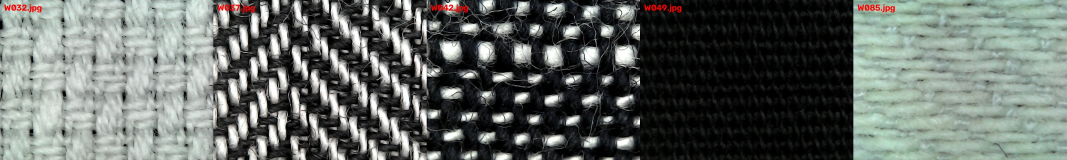
#> input picture shibie/tmp/representative_twill_inputs.jpg, 3200 x 480 px (shown at 1/3 size)
$ python -i synthetic_photo_guided_flat_8k.py   (imports and definitions only)
#> lines starting #> are read from the running program, lines starting #| are printed output that depends on the picture; after the words box and inside, x2 and y2 are one past the last pixel; in counts of white or black regions, pixels touching at a corner belong together
### shibie/synthetic_capture_8k.py
from __future__ import annotations
"""Native 8000x6000 procedural capture simulator. NOT real camera photographs.

Physical yarn IDs, widths, continuous (possibly occluded) center curves and an
explicit over/under relation exist BEFORE pixels are rendered. Truth JSON is
never supplied to a measurement function. Rendering uses bounded-height strips
into on-disk uint8 arrays; full-resolution files are never upscaled thumbnails.
"""
import argparse
import hashlib
import json
import math
import os
import time
from dataclasses import asdict, dataclass
from pathlib import Path
import cv2
import numpy as np

@dataclass(frozen=True)
class CaptureScene:
    name: str = "native8k_plain_30_25"
    width: int = 8000
    height: int = 6000
    mm_per_px: float = 0.0125
    warp_density_cm: float = 30.0
    weft_density_cm: float = 25.0
    weave: str = "plain"
    rotation_deg: float = 7.0
    fabric_rotation_deg: float = 0.0  # independent of fixture/camera rotation
    perspective: float = 0.002
    wave_fraction: float = 0.035
    contrast_polarity: str = "dark"
    diagonal_decoy: float = 9.0
    noise_sigma: float = 3.0
    shift_reflection_x: float = 0.8
    seed: int = 802601

def hash_file(path):
    h=hashlib.sha256()
    with open(path,"rb") as f:
        for chunk in iter(lambda:f.read(1048576),b""):
            h.update(chunk)
    return h.hexdigest()

# [19 lines left out: functions _warp_up, camera_matrices, not called in this run]

def _curve_shift(value,index,pitch,fraction,period):
    return fraction*pitch*(np.sin(2*np.pi*value/period+index*.61)+.25*np.sin(2*np.pi*value/(period*.57)+index*.37))

# [194 lines left out: functions _stripe_features, _render_strip, _truth_lines, generate, main, not called in this run]
# [1 lines that do not run on import are left out]

### shibie/synthetic_photo_guided_flat_8k.py
from __future__ import annotations
"""Photo-guided native 8k R/T appearance experiment for FLAT (0-degree) capture.

The reference image contributes ONLY color statistics and fine-grain amplitude.
We deliberately DO NOT paste a real denim patch into a synthetic image:
that would introduce visible "fibres" unconnected to synthetic physical-yarn
IDs, creating false labels and misleading test results.

Scene geometry and each yarn's continuous ID/over-under truth remain owned by
synthetic_capture_8k.py. Reference photo is a real user-contributed repository
image, not the unavailable uploaded RAR. All outputs identify the provenance.
"""
import argparse
import hashlib
import json
import math
from dataclasses import asdict
from pathlib import Path
import cv2
import numpy as np
from synthetic_capture_8k import CaptureScene, generate, hash_file


DEFAULT_REFERENCE=(Path(__file__).resolve().parent.parent /
    "datasets/user_contributed/2026-10-13-six-fabric-images/images/U20261013_05.jpg"
)


def _sample_reference(path):
#> called with path = 'tmp/representative_twill_inputs.jpg'
    original=cv2.imread(str(path),cv2.IMREAD_COLOR)
#> original is the input picture: shape (480, 3200, 3); mean B, G, R 102.6, 106.9, 100.9
    if original is None or min(original.shape[:2])<256:
        raise ValueError("REAL_REFERENCE_MISSING_OR_TOO_SMALL")
    h,w=original.shape[:2]
#> h = 480; w = 3200
    # Central 80 percent avoids wide field vignetting and capture edges.
    photo=original[h//10:h*9//10,w//10:w*9//10].copy()
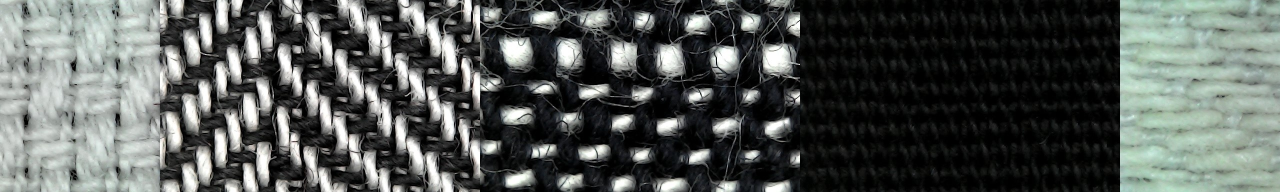
#> photo: shape (384, 2560, 3) (shown at 1/2 size); mean B, G, R 86.3, 89.1, 84.7
    small=cv2.resize(photo,(min(800,photo.shape[1]),
                            min(800,photo.shape[0])),
                     interpolation=cv2.INTER_AREA)
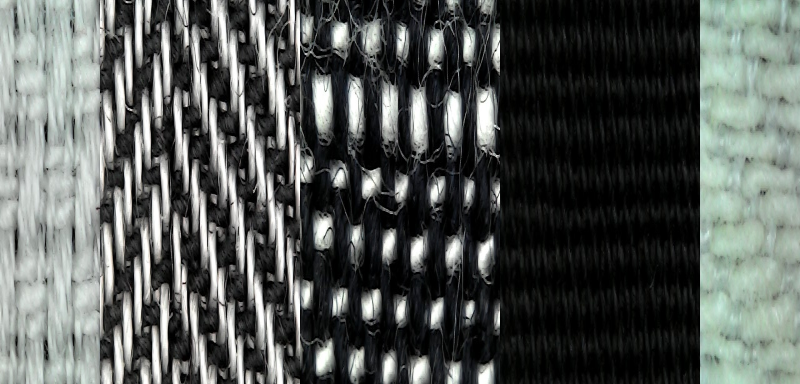
#> small: shape (384, 800, 3); mean B, G, R 86.3, 89.1, 84.7
    gray=cv2.cvtColor(small,cv2.COLOR_BGR2GRAY)
    quantiles=np.percentile(gray,[8,28,50,72,92]).astype(float)
#> quantiles = [1, 12, 45, 167, 209]
    colors=[]
    for q in (quantiles[0],quantiles[2],quantiles[4]):
        mask=np.abs(gray.astype(float)-q) <= max(9, .075*(quantiles[4]-quantiles[0]))
        val=small[mask]
        colors.append(np.median(val,axis=0).astype(float).tolist()
                      if len(val)>100 else np.median(small.reshape(-1,3),axis=0).tolist())
#> this loop made 3 passes
#> q on passes 2 to 3: 45, 209
#> pass 1, in _sample_reference, `mask=np.abs(gray.astype(float)-q) <= max(9, .075*(quantiles[4]-quantil..`:
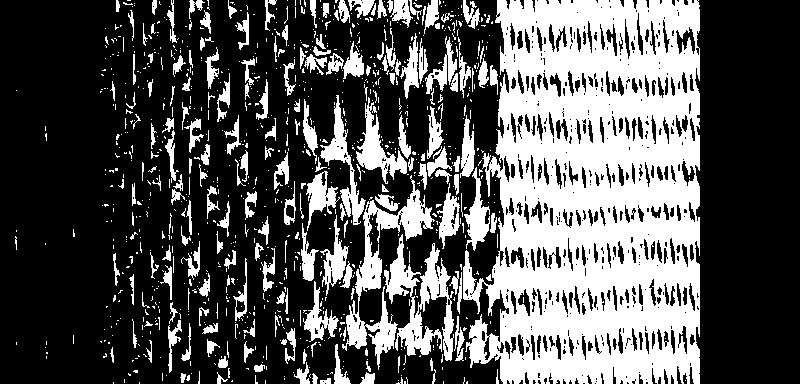
#> mask: shape (384, 800) bool; 33.3% white; 960 white regions (759 under 20 px), largest, box (x1, y1, x2, y2) and area: (463, 0, 700, 384) 65821, (342, 175, 435, 370) 3913, (384, 234, 454, 361) 3425
#> pass 2, in _sample_reference, `mask=np.abs(gray.astype(float)-q) <= max(9, .075*(quantiles[4]-quantil..`:
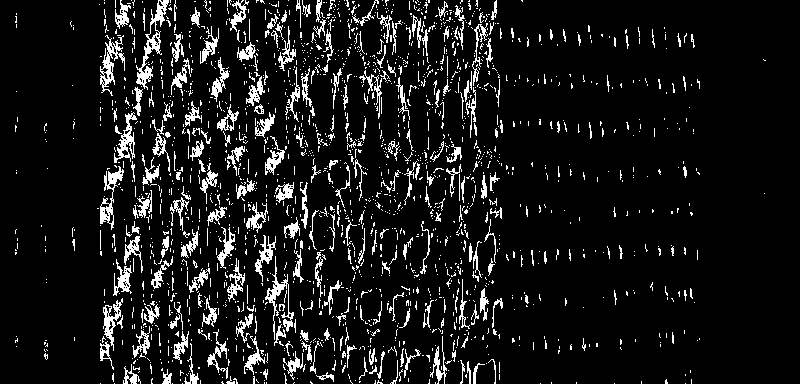
#> mask: shape (384, 800) bool; 9.5% white in thin lines or dots
#> pass 3, in _sample_reference, `mask=np.abs(gray.astype(float)-q) <= max(9, .075*(quantiles[4]-quantil..`:
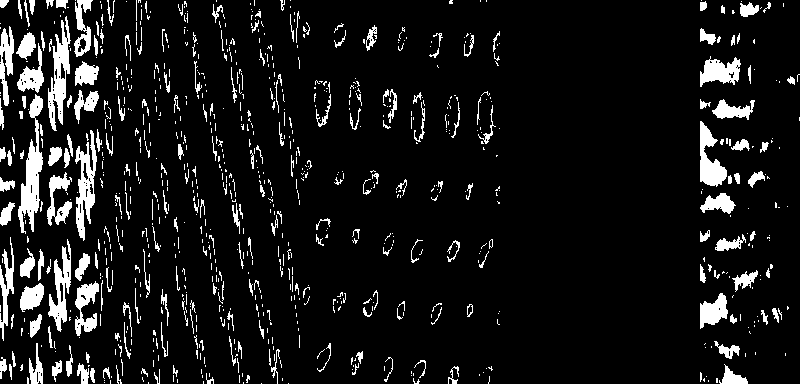
#> mask: shape (384, 800) bool; 9.1% white; 894 white regions (675 under 20 px), largest, box (x1, y1, x2, y2) and area: (18, 94, 43, 234) 1497, (48, 16, 71, 131) 1211, (75, 130, 97, 241) 1140
#> after the loop, colors = [[5, 5, 5], [42, 41, 40], [202, 209, 199]]
    # A large sigma removes the reference image weave and yarn pitch.
    # ONLY amplitude of short-scale sensor/fibre residual is transferred,
    # not any patterned image tile or real-yarn coordinate.
    raw=cv2.cvtColor(photo,cv2.COLOR_BGR2GRAY).astype(np.float32)
    filtered=cv2.GaussianBlur(raw,(0,0),1.2)
    residual=raw-filtered
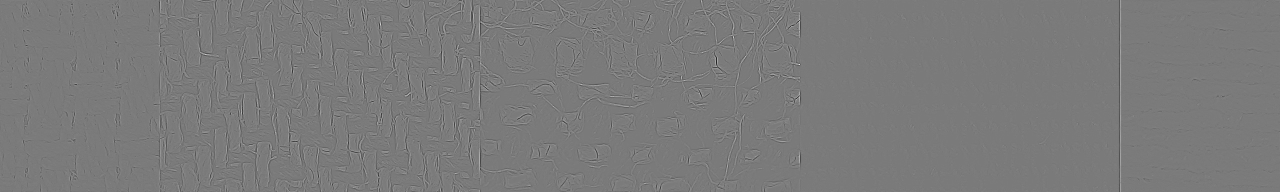
#> residual: shape (384, 2560) float32 (shown at 1/2 size); min -132.7, max 142.9, mean 0; drawn with min black and max white
    grain_sigma=float(np.clip(np.std(residual),1.3,8.5))
#> grain_sigma = 8.5
    return original,{"shape":[int(h),int(w)],
       "palette_bgr_dark_mid_bright":np.round(np.asarray(colors),2).tolist(),
       "gray_quantiles":np.round(quantiles,2).tolist(),
       "fine_grain_sigma_px":round(grain_sigma,3),
       "photo_sha256":hash_file(path),
       "reference_path_in_repository":str(path).replace("\\","/"),
       "use":"COLOR_PALETTE_AND_SHORT_SCALE_GRAIN_ONLY_NOT_YARN_GROUND_TRUTH"}


# [136 lines left out: functions _frame_mask, _colorize_reflection, apply_photo_appearance, main, not called in this run]


# [2 lines not run here, left out]

>>> result = _sample_reference('tmp/representative_twill_inputs.jpg')
